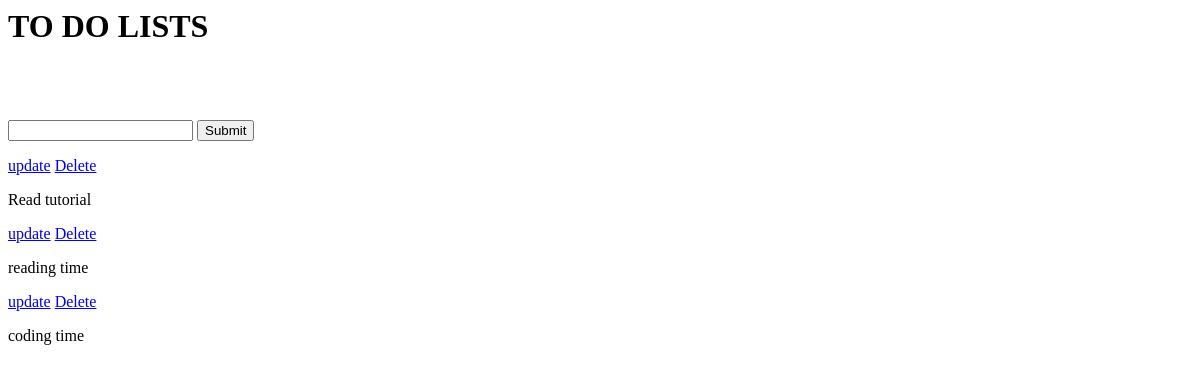
/, run on an earlier commit of the app's database.
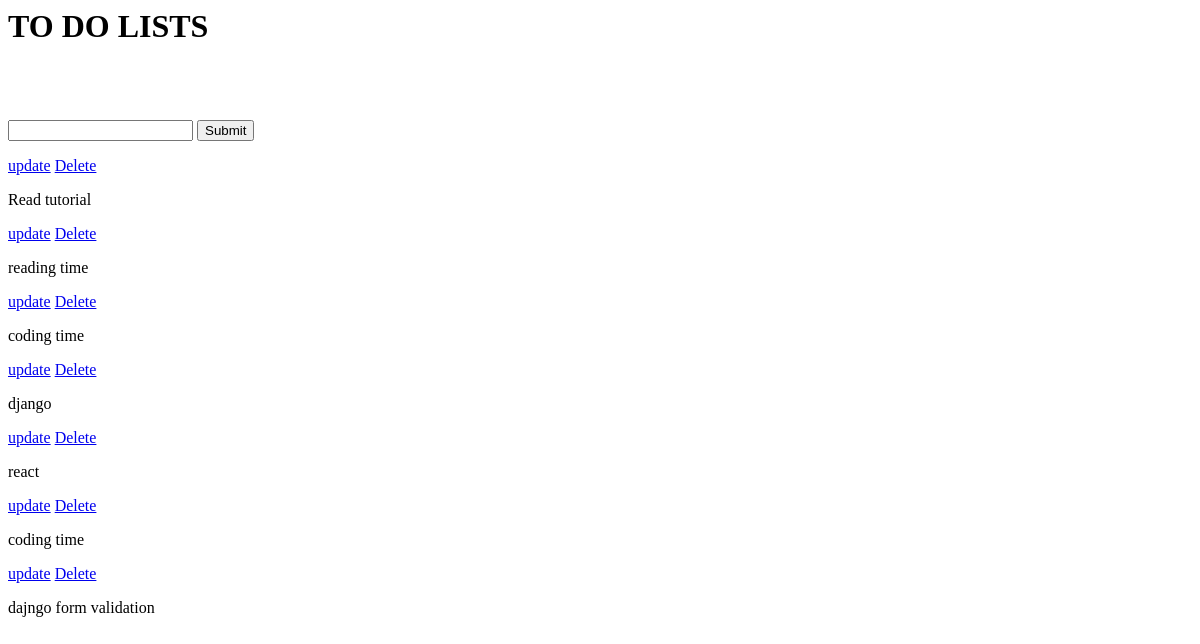
And on a later commit of the database.
### todo/models.py (models this page shows)
class Task(models.Model):
    title = models.CharField(max_length=250)
    complete = models.BooleanField(default=True)
    Created = models.DateTimeField(auto_now_add=True)
    def __str__(self):
        return self.title

### todo/views.py (the view)
# urls.py: path('', views.index, name='list'),
def index(request):
    tasks = Task.objects.all()
    form = TaskForm
    if request.method == 'POST':
        form = TaskForm(request.POST)
        if form.is_valid():
            form.save()
        return redirect('/')
    context= {'tasks': tasks, 'form':form}
    return render(request,'todo/index.html', context)

### templates/todo/index.html (shortened to what this page needs)
{% load static %}
<h1>TO DO LISTS</h1>
<form method="POST" action="/">
    {{ form.title }}
    <input type="submit" name="CreateTasks">
</form>
{% for x in tasks %}
    <div>
        <a href="{% url 'update_task' x.id%}">update</a>
        <a href="{% url 'delete_task' x.id%}">Delete</a>
        <p>{{x}}</p>
    </div>
{% endfor %}

What changed in the data, as far as the page shows it:
added Task: title "django"
added Task: title "react"
added Task: title "coding time"
added Task: title "dajngo form validation"
